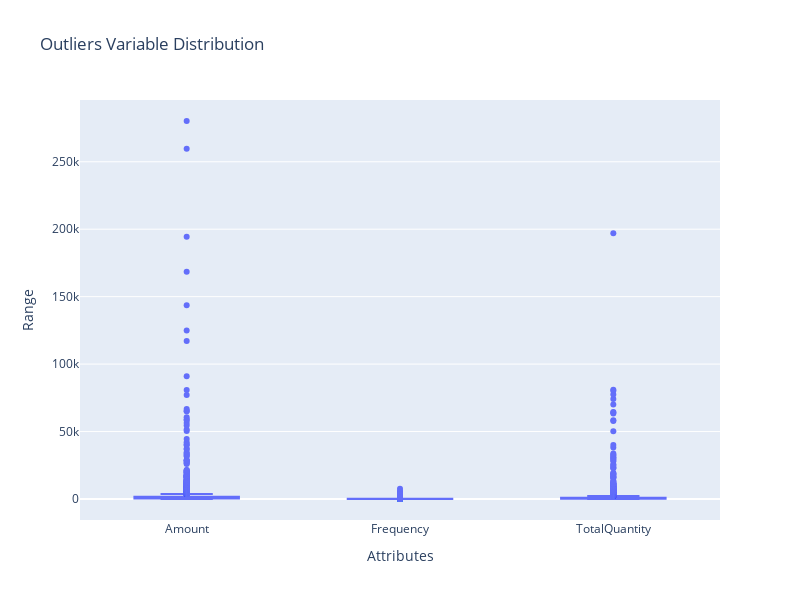

The notebook cell saved with this chart:
### Markdown cell above
#### Cek apakah ada outlier pada data

### Code cell
import plotly.express as px

# Create a DataFrame containing the selected attributes
attributes = ['Amount', 'Frequency', 'TotalQuantity']
data = df_gabung[attributes]

# Create a box plot with Plotly
fig = px.box(data, y=attributes, labels={'variable': 'Attributes', 'value': 'Range'},
             title="Outliers Variable Distribution")
fig.update_layout(
    xaxis=dict(title="Attributes"),
    yaxis=dict(title="Range"),
    showlegend=False,
    boxmode='group',  # Display box plots side by side
    width=800, height=600
)
fig.show()

### Figure 1 — Plotly figure (JSON) as saved in the notebook; plotly's stock layout.template omitted (floating-point values rounded to 4 significant figures; data arrays with more than 128 entries replaced by an {"elided": "..."} marker saying what was removed)
{"data": [{"alignmentgroup": "True", "hovertemplate": "Attributes=%{x}<br>Range=%{y}<extra></extra>", "legendgroup": "", "marker": {"color": "#636efa"}, "name": "", "notched": false, "offsetgroup": "", "orientation": "v", "showlegend": false, "type": "box", "x": {"elided": "13014 str values"}, "x0": " ", "xaxis": "x", "y": {"elided": "13014 float values"}, "y0": " ", "yaxis": "y"}], "layout": {"boxmode": "group", "height": 600, "legend": {"tracegroupgap": 0}, "showlegend": false, "title": {"text": "Outliers Variable Distribution"}, "width": 800, "xaxis": {"anchor": "y", "autorange": true, "domain": [0, 1], "range": [-0.5, 2.5], "title": {"text": "Attributes"}, "type": "category"}, "yaxis": {"anchor": "x", "autorange": true, "domain": [0, 1], "range": [-15570.0, 295800.0], "title": {"text": "Range"}, "type": "linear"}}}
